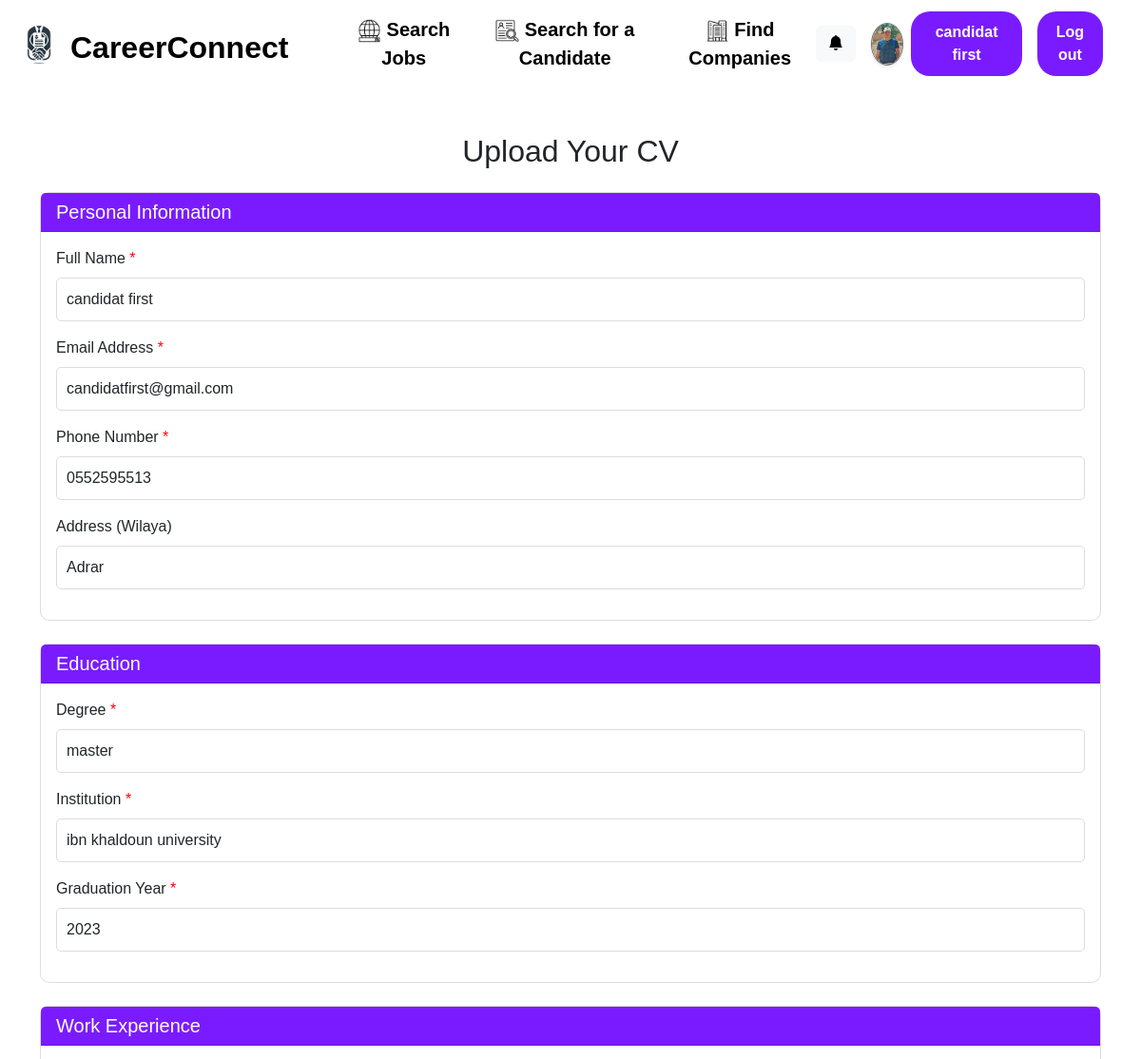
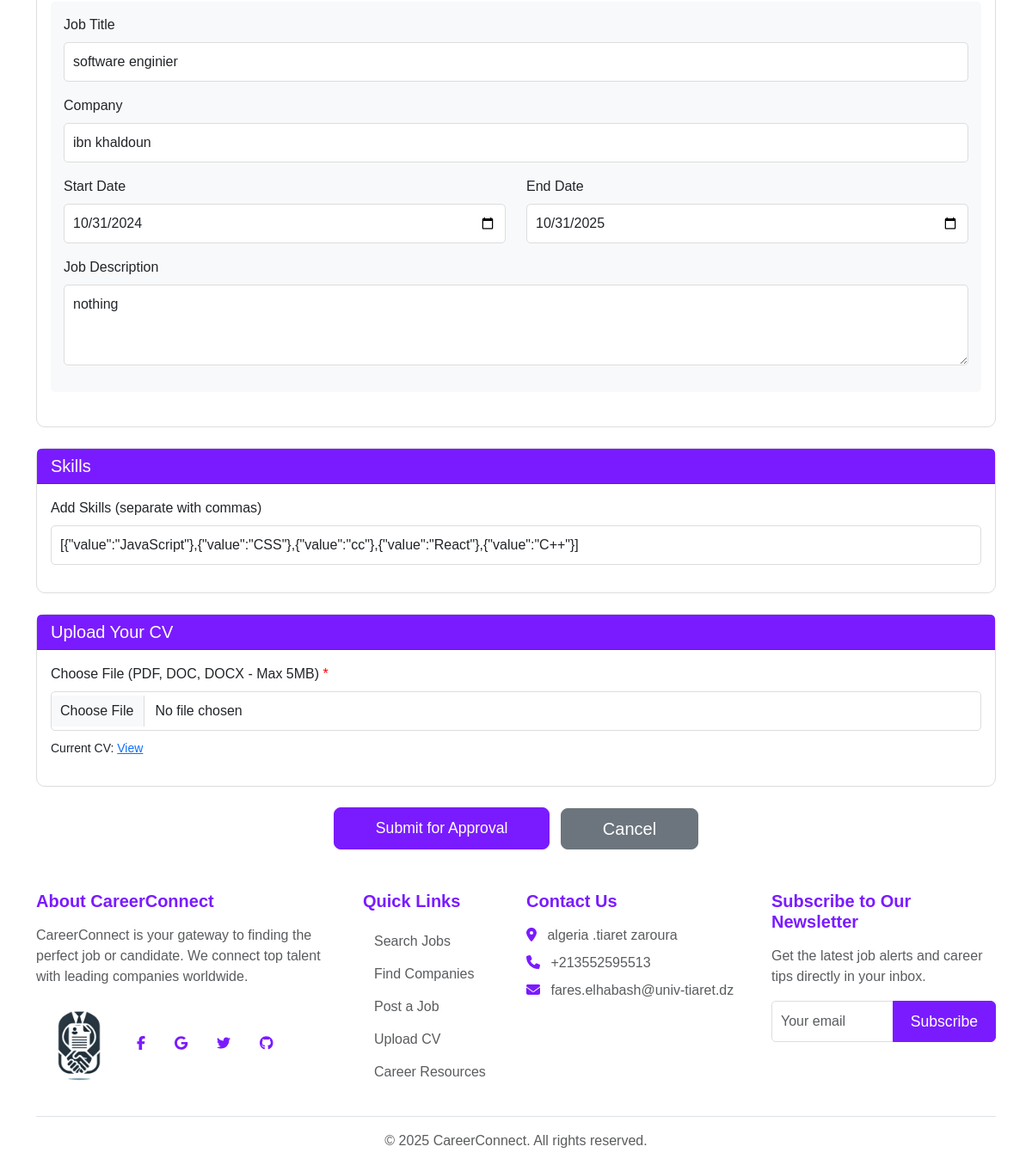
The app's page /upload_cv.php (signed in) with its own data (2 pictures, top to bottom).
### tables this page shows
CREATE TABLE `users` (
  `id` int(11) NOT NULL,
  `first_name` varchar(255) DEFAULT NULL,
  `last_name` varchar(255) DEFAULT NULL,
  `password` varchar(255) DEFAULT NULL,
  `email` varchar(255) DEFAULT NULL,
  `address` text DEFAULT NULL,
  `phone` varchar(20) DEFAULT NULL,
  `sexe` enum('man','woman') DEFAULT NULL,
  `about` text DEFAULT NULL,
  `type` enum('candidat','admin') DEFAULT 'candidat',
  `cv` text DEFAULT NULL,
  `status` enum('active','inactive') DEFAULT NULL,
  `profile_picture` text DEFAULT NULL,
  `created_at` timestamp NOT NULL DEFAULT current_timestamp(),
  `updated_at` timestamp NOT NULL DEFAULT current_timestamp() ON UPDATE current_timestamp()
);

CREATE TABLE `education` (
  `id` int(11) NOT NULL,
  `level` enum('BAC','Licence','Master','Doctorat','Ingeniorat') DEFAULT NULL,
  `speciality` varchar(255) DEFAULT NULL,
  `univ_name` varchar(255) DEFAULT NULL,
  `start_date` date DEFAULT NULL,
  `end_date` date DEFAULT NULL,
  `user_id` int(11) DEFAULT NULL,
  `created_at` timestamp NOT NULL DEFAULT current_timestamp(),
  `updated_at` timestamp NOT NULL DEFAULT current_timestamp() ON UPDATE current_timestamp()
);

CREATE TABLE `experience` (
  `id` int(11) NOT NULL,
  `job_name` varchar(255) DEFAULT NULL,
  `company_name` varchar(255) DEFAULT NULL,
  `start_date` date DEFAULT NULL,
  `end_date` date DEFAULT NULL,
  `description` text DEFAULT NULL,
  `user_id` int(11) DEFAULT NULL,
  `created_at` timestamp NOT NULL DEFAULT current_timestamp(),
  `updated_at` timestamp NOT NULL DEFAULT current_timestamp() ON UPDATE current_timestamp()
);

### upload_cv.php (the view, shortened to what this page needs)
<?php
include "connexion/config.php";
require_once 'functions/notifications_functions.php';
$stmt = $conn->prepare("SELECT id FROM users WHERE email = ?");
$stmt->bind_param("s", $_SESSION['user_email']);
$stmt->execute();
$stmt->bind_result($user_id);
$userData = [];
$result = $conn->query("SELECT * FROM users WHERE id = $user_id");
if ($result && $result->num_rows > 0) {
    $userData = $result->fetch_assoc();
}
$education = [];
$result = $conn->query("SELECT * FROM education WHERE user_id = $user_id");
if ($result && $result->num_rows > 0) {
    $education = $result->fetch_assoc();
}
$experience = [];
$result = $conn->query("SELECT * FROM experience WHERE user_id = $user_id ORDER BY start_date DESC");
if ($result && $result->num_rows > 0) {
    $experience = $result->fetch_all(MYSQLI_ASSOC);
}
$skills = [];
$result = $conn->query("SELECT content FROM skills WHERE user_id = $user_id");
if ($result && $result->num_rows > 0) {
    $skills = array_column($result->fetch_all(MYSQLI_ASSOC), 'content');
}
?>
<!DOCTYPE html>
<html lang="en">
<head>
    <link rel="stylesheet" href="assets/CSS/bootstrap.min.css">
    <link rel="stylesheet" href="assets/CSS/style.css">
    <link rel="stylesheet" href="https://cdn.jsdelivr.net/npm/@yaireo/tagify/dist/tagify.css">
</head>
<body>
    <?php include "templates/header.php" ?>
    <div class="container mt-5 mb-5">
        <h2 class="text-center mb-4">Upload Your CV</h2>
        <form action="upload_cv.php" method="POST" enctype="multipart/form-data" class="needs-validation" novalidate>
            <div class="card mb-4">
                <div class="card-header bg-primary text-white">
                    <h5 class="card-title mb-0">Personal Information</h5>
                </div>
                <div class="card-body">
                    <div class="mb-3">
                        <label for="full-name" class="form-label required-field">Full Name</label>
                        <input type="text" class="form-control" id="full-name" name="full-name"
                               value="<?= htmlspecialchars($userData['first_name'] . ' ' . ($userData['last_name'] ?? '')) ?>" required>
                    </div>
                    <div class="mb-3">
                        <label for="email" class="form-label required-field">Email Address</label>
                        <input type="email" class="form-control" id="email" name="email"
                               value="<?= htmlspecialchars($userData['email'] ?? '') ?>" required>
                    </div>
                    <div class="mb-3">
                        <label for="phone" class="form-label required-field">Phone Number</label>
                        <input type="tel" class="form-control" id="phone" name="phone"
                               value="<?= htmlspecialchars($userData['phone'] ?? '') ?>" required>
                    </div>
                    <div class="mb-3">
                        <label for="address" class="form-label">Address (Wilaya)</label>
                        <input type="text" class="form-control" id="address" name="address"
                               value="<?= htmlspecialchars($userData['address'] ?? '') ?>" list="wilayas" placeholder="Select your wilaya">
                    </div>
                </div>
        </div>
            <div class="card mb-4">
                <div class="card-header bg-primary text-white">
                    <h5 class="card-title mb-0">Education</h5>
                </div>
                <div class="card-body">
                    <div class="mb-3">
                        <label for="degree" class="form-label required-field">Degree</label>
                        <input type="text" class="form-control" id="degree" name="degree"
                               value="<?= htmlspecialchars($education['speciality'] ?? '') ?>" required>
                    </div>
                    <div class="mb-3">
                        <label for="institution" class="form-label required-field">Institution</label>
                        <input type="text" class="form-control" id="institution" name="institution"
                               value="<?= htmlspecialchars($education['univ_name'] ?? '') ?>" required>
                    </div>
                    <div class="mb-3">
                        <label for="graduation-year" class="form-label required-field">Graduation Year</label>
                        <input type="number" class="form-control" id="graduation-year" name="graduation-year"
                               min="1900" max="<?= date('Y') + 5 ?>"
                               value="<?= !empty($education['end_date']) ? date('Y', strtotime($education['end_date'])) : '' ?>" required>
                    </div>
                </div>
            </div>
            <div class="card mb-4">
                <div class="card-header bg-primary text-white">
                    <h5 class="card-title mb-0">Work Experience</h5>
                </div>
                <div class="card-body">
                    <?php if (!empty($experience)): ?>
                        <?php foreach ($experience as $exp): ?>
                            <div class="experience-entry mb-4">
                                <div class="mb-3">
                                    <label for="job-title" class="form-label">Job Title</label>
                                    <input type="text" class="form-control" name="job-title"
                                           value="<?= htmlspecialchars($exp['job_name']) ?>">
                                </div>
                                <div class="mb-3">
                                    <label for="company" class="form-label">Company</label>
                                    <input type="text" class="form-control" name="company"
                                           value="<?= htmlspecialchars($exp['company_name']) ?>">
                                </div>
                                <div class="row">
                                    <div class="col-md-6 mb-3">
                                        <label for="start-date" class="form-label">Start Date</label>
                                        <input type="date" class="form-control" name="start-date"
                                               value="<?= htmlspecialchars($exp['start_date']) ?>">
                                    </div>
                                    <div class="col-md-6 mb-3">
                                        <label for="end-date" class="form-label">End Date</label>
                                        <input type="date" class="form-control" name="end-date"
                                               value="<?= htmlspecialchars($exp['end_date']) ?>">
                                    </div>
                                </div>
                                <div class="mb-3">
                                    <label for="job-description" class="form-label">Job Description</label>
                                    <textarea class="form-control" name="job-description" rows="3"><?= htmlspecialchars($exp['description']) ?></textarea>
                                </div>
                            </div>
                        <?php endforeach; ?>
                    <?php endif; ?>
                </div>
            </div>
            <div class="card mb-4">
                <div class="card-header bg-primary text-white">
                    <h5 class="card-title mb-0">Skills</h5>
                </div>
                <div class="card-body">
                    <div class="mb-3">
                        <label for="skills" class="form-label">Add Skills (separate with commas)</label>
                        <input id="skills" name="skills" placeholder="Start typing..." class="form-control"
                               value="<?= htmlspecialchars(implode(',', $skills)) ?>">
                    </div>
                </div>
            </div>
            <div class="card mb-4">
                <div class="card-header bg-primary text-white">
                    <h5 class="card-title mb-0">Upload Your CV</h5>
                </div>
                <div class="card-body">
                    <div class="mb-3">
                        <label for="cv-upload" class="form-label required-field">Choose File (PDF, DOC, DOCX - Max 5MB)</label>
                        <input type="file" class="form-control" id="cv-upload" name="cv-upload" accept=".pdf,.doc,.docx" <?= empty($userData['cv']) ? 'required' : '' ?>>
                        <?php if (!empty($userData['cv'])): ?>
                            <div class="mt-2">
                                <small>Current CV: <a href="<?= htmlspecialchars($userData['cv']) ?>" target="_blank">View</a></small>
                            </div>
                        <?php endif; ?>
                    </div>
                </div>
            </div>
            <div class="text-center">
                <button type="submit" class="btn btn-primary btn-lg px-5">Submit for Approval</button>
                <a href="dashboard.php" class="btn btn-secondary btn-lg ms-2 px-5">Cancel</a>
            </div>
        </form>
    </div>
    <?php include "templates/footer.php" ?>
    </body>
    </html>

### templates/header.php (shortened to what this page needs)
<?php
if (isset($_SESSION['user_email'])) {
    if (isset($_SESSION['user_type'])) {
        if ($_SESSION['user_type'] == "recruiter") {
            $stmt = $conn->prepare("SELECT first_name, last_name, profile_picture FROM recruiter WHERE email = ?");
        } else if ($_SESSION['user_type'] == "candidat") {
            $stmt = $conn->prepare("SELECT first_name, last_name, profile_picture FROM users WHERE email = ?");
        } else if ($_SESSION['user_type'] == "admin") {
            $stmt = $conn->prepare("SELECT first_name, last_name, profile_picture FROM users WHERE email = ?");
        } else {
            die('Invalid user type!');
        }
    }
    $stmt->bind_param("s", $_SESSION['user_email']);
    $stmt->execute();
    $stmt->store_result();
    $stmt->bind_result($first_name, $last_name, $profile_picture);
}
?>
<div class="navbar navbar-expand-lg px-3">
    <div class="mt-2">
        <a href="index.php" class="navbar-brand d-flex align-items-center">
            <img class="mb-2 me-2" src="./assets/images/logo.png" alt="Logo" width="50" />
            <span class="navbar-brand fw-bold fs-2">CareerConnect</span>
        </a>
    </div>
    <div class="navbar-collapse collapse px-4 fw-bold" id="mainmenu">
        <ul class="navbar-nav align-items-center justify-content-center text-center text-black">
            <li class="nav-item">
                <a class="nav-link nav-links scale fs-5" href="job_search.php">
                    <img src="assets/icons/recherche.png" alt="Search" width="25" />
                    Search Jobs
                </a>
            </li>
            <li class="nav-item">
                <a class="nav-link nav-links scale fs-5" href="career_resources.php">
                    <img src="assets/icons/poste-vacant.png" alt="Post" width="25" />
                    Search for a Candidate
                </a>
            </li>
            <li class="nav-item">
                <a class="nav-link nav-links scale fs-5" href="company_search.php">
                    <img src="assets/icons/batiment.png" alt="Company" width="25" />
                    Find Companies
                </a>
            </li>
        </ul>
        <?php if (isset($_SESSION['user_email'])): ?>
            <div class="d-flex ms-auto align-items-center mt-2 mt-lg-0">
                <div class="dropdown me-3 position-relative">
                    <a href="#" class="btn btn-light position-relative" id="notificationDropdown" role="button"
                        data-bs-toggle="dropdown" aria-expanded="false">
                        <i class="bi bi-bell-fill"></i>
                    </a>
                </div>
                <a href="profile.php" class="d-flex align-items-center text-decoration-none me-3">
                    <img src="<?php echo htmlspecialchars($profile_picture); ?>" width="45" height="45" class="rounded-circle border border-secondary shadow-sm me-2" alt="Profile" />
                    <span class="btn sign-in-btn"><?php echo htmlspecialchars($first_name . " " . $last_name); ?></span>
                </a>
                <a class="btn sign-in-btn" href="connexion/do.logout.php">Log out</a>
            </div>
        <?php endif; ?>
    </div>
</div>
<link rel="stylesheet" href="https://cdn.jsdelivr.net/npm/bootstrap-icons@1.8.0/font/bootstrap-icons.css">

### records on screen
users: profile_picture (picture), first_name+last_name "candidat first", full-name "candidat first", email "candidatfirst@gmail.com", phone "0552595513", address "Adrar"
education: degree "master", institution "ibn khaldoun university", graduation-year "2023"
experience: job-title "software enginier", company "ibn khaldoun", start-date "10/31/2024", end-date "10/31/2025", job-description "nothing"
